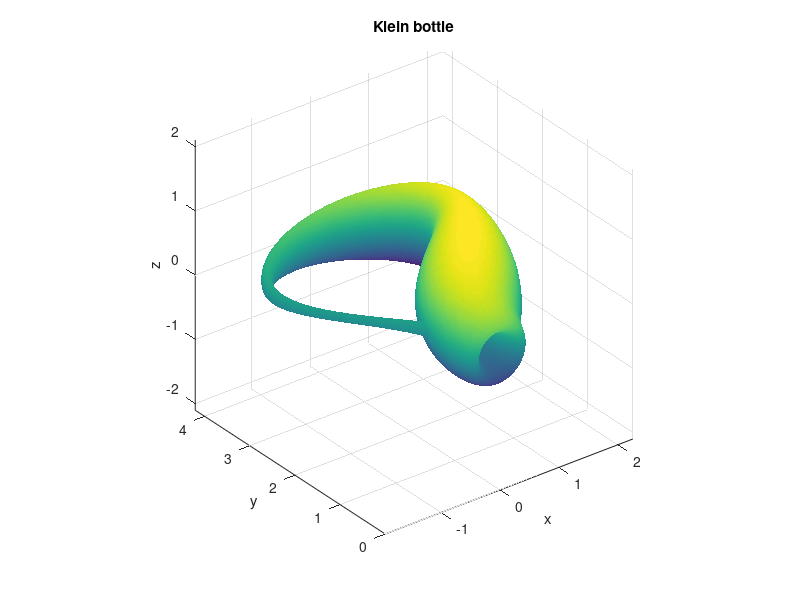

MATLAB code to generate this figure:
% klein.m — Klein bottle rendered with surf
[u,v] = meshgrid(linspace(0,2*pi,160), linspace(0,2*pi,100));
X = -(2/15).*cos(u).*(3.*cos(v)-30.*sin(u)+90.*cos(u).^4.*sin(u) ...
    -60.*cos(u).^6.*sin(u)+5.*cos(u).*cos(v).*sin(u));
Y = -(1/15).*sin(u).*(3.*cos(v)-3.*cos(u).^2.*cos(v) ...
    -48.*cos(u).^4.*cos(v)+48.*cos(u).^6.*cos(v)-60.*sin(u) ...
    +5.*cos(u).*cos(v).*sin(u)-5.*cos(u).^3.*cos(v).*sin(u) ...
    -80.*cos(u).^5.*cos(v).*sin(u)+80.*cos(u).^7.*cos(v).*sin(u));
Z = (2/15).*(3+5.*cos(u).*sin(u)).*sin(v);
surf(X,Y,Z);
shading interp; axis equal;
xlabel('x'); ylabel('y'); zlabel('z');
title('Klein bottle');
saveas(gcf,'klein_bottle.png');
